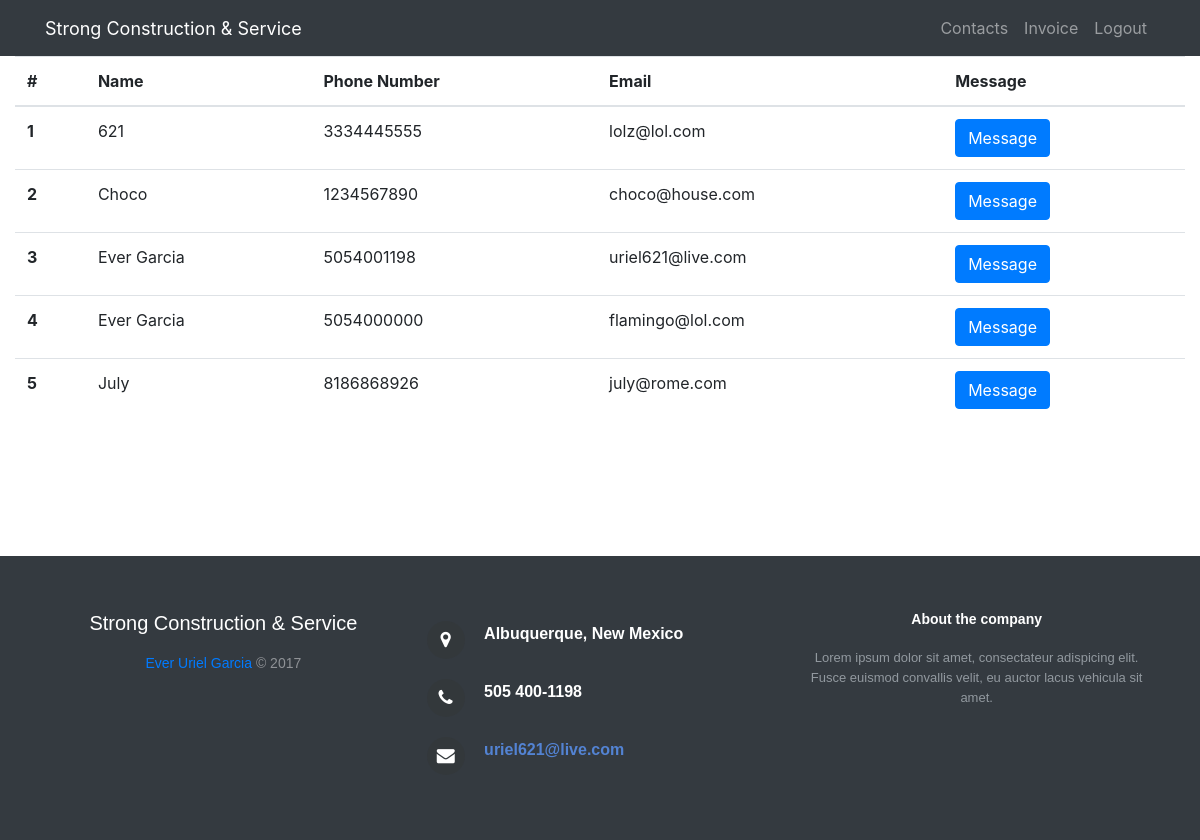
Screenshot of /contacts/ (signed in) with the database file from the repository.
### rosario_construction_app/models.py (models this page shows)
class Clients_info(models.Model):
    full_name = models.CharField(max_length=20)
    phone_number = models.IntegerField(unique=True, validators=[RegexValidator(regex='^\d{10}$', message='Length has to be 10', code='Invalid number')])
    email = models.EmailField(max_length=20, unique=True)
    message = models.CharField(max_length=500, unique=True)

### rosario_construction_app/views.py (the view)
# urls.py: url(r'^contacts/', views.contacts, name='contacts'),
@login_required
def contacts(request):
    contacts = Clients_info.objects.order_by('full_name')
    contacts = {'contacts': contacts}
    return render(request, 'rosario_construction_app/contacts.html', context=contacts)

### templates/rosario_construction_app/contacts.html (shortened to what this page needs)
<!DOCTYPE html>
{% extends 'rosario_construction_app/main.html' %}
{% block main %}
          <main style="height:500px; max-height:500px; overflow-y: auto;">
              {% if contacts %}
                <table class="table table-hover">
                  <thead>
                      <tr>
                        <th scope="col">#</th>
                      <th scope="col">Name</th>
                        <th scope="col">Phone Number</th>
                        <th scope="col">Email</th>
                        <th scope="col">Message</th>
                      </tr>
                    </thead>
                    <tbody>
                      {% for contact in contacts %}
                        <tr>
                          <th scope="row">{{ forloop.counter }}</th>
                          <td>{{ contact.full_name }}</td>
                          <td>{{ contact.phone_number }}</td>
                          <td>{{ contact.email }}</td>
                          <td><button type="button" class="btn btn-primary" data-toggle="modal" data-target="#exampleModal" onclick="message('{{ contact.email }}', '{{ contact.message }}')">Message</button></td>
                        </tr>
                      {% endfor %}
                    </tbody>
              </table>
            {% endif %}
          </main>
{% endblock %}

### static/rosario_construction_app/css/style.css (style rules this page uses)
body { padding-top: 54px; }
@media (min-width: 992px) { body { padding-top: 56px; } }

### rows the page displays
Clients_info: full_name "621", phone_number "3334445555", email "lolz@lol.com"
Clients_info: full_name "Choco", phone_number "1234567890", email "choco@house.com"
Clients_info: full_name "Ever Garcia", phone_number "5054001198", email "uriel621@live.com"
Clients_info: full_name "Ever Garcia", phone_number "5054000000", email "flamingo@lol.com"
Clients_info: full_name "July", phone_number "8186868926", email "july@rome.com"
